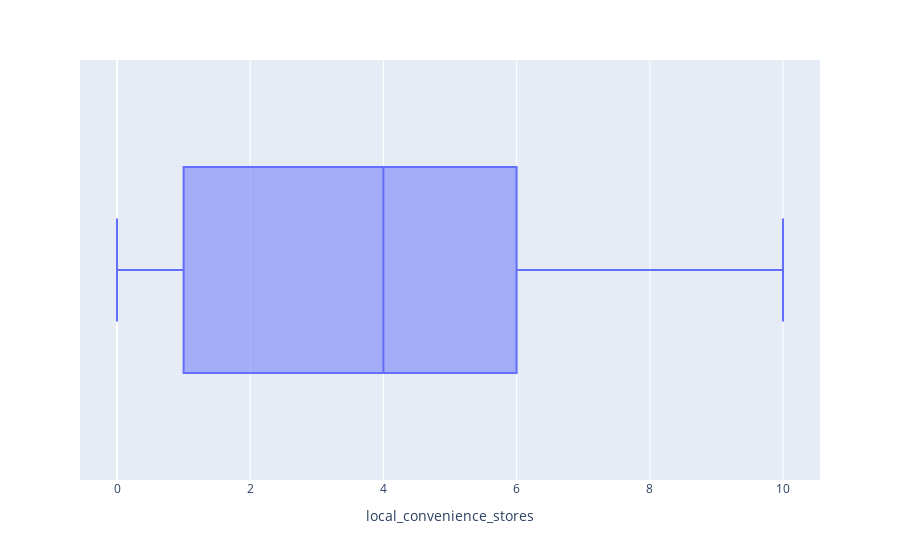

Notebook cell for this chart:
### Code cell
fig = px.box(data, x = data["local_convenience_stores"])
fig.show()

### Figure 1 — Plotly figure (JSON) as saved in the notebook; plotly's stock layout.template omitted (floating-point values rounded to 4 significant figures; data arrays with more than 128 entries replaced by an {"elided": "..."} marker saying what was removed)
{"data": [{"alignmentgroup": "True", "hovertemplate": "local_convenience_stores=%{x}<extra></extra>", "legendgroup": "", "marker": {"color": "#636efa"}, "name": "", "notched": false, "offsetgroup": "", "orientation": "h", "showlegend": false, "type": "box", "x": {"elided": "414 int values"}, "x0": " ", "xaxis": "x", "y0": " ", "yaxis": "y"}], "layout": {"boxmode": "group", "legend": {"tracegroupgap": 0}, "margin": {"t": 60}, "xaxis": {"anchor": "y", "domain": [0, 1], "title": {"text": "local_convenience_stores"}}, "yaxis": {"anchor": "x", "domain": [0, 1]}}}
